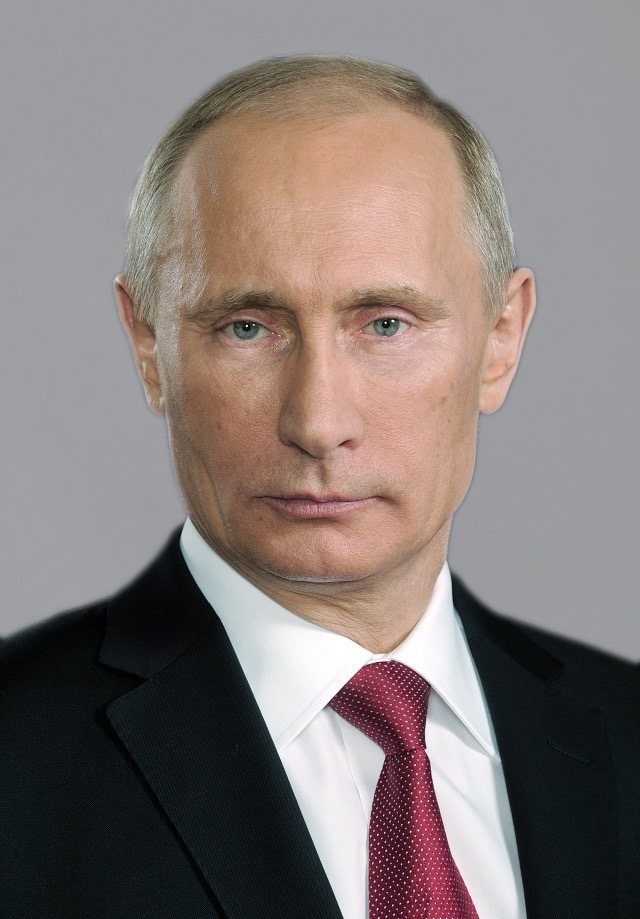
#> input picture OpenCV1/Putin.jpg, 640 x 919 px, found by its file name
$ python histogram2.py
#> lines starting #> are read from the running program, lines starting #| are printed output that depends on the picture; after the words box and inside, x2 and y2 are one past the last pixel; in counts of white or black regions, pixels touching at a corner belong together
#compute a color histogram for a RGB image
import cv2 as cv
import numpy as np
import matplotlib.pyplot as plt

img = cv.imread("/home/nishant/Documents/opencv/Putin.jpg")
#> img is the input picture: shape (919, 640, 3); mean B, G, R 119.5, 122.3, 132.8
cv.imshow("Original Image",img)

blank_img = np.zeros(img.shape[:2],dtype="uint8")

rec = cv.rectangle(blank_img,(81,53),(591,593),255,-1)
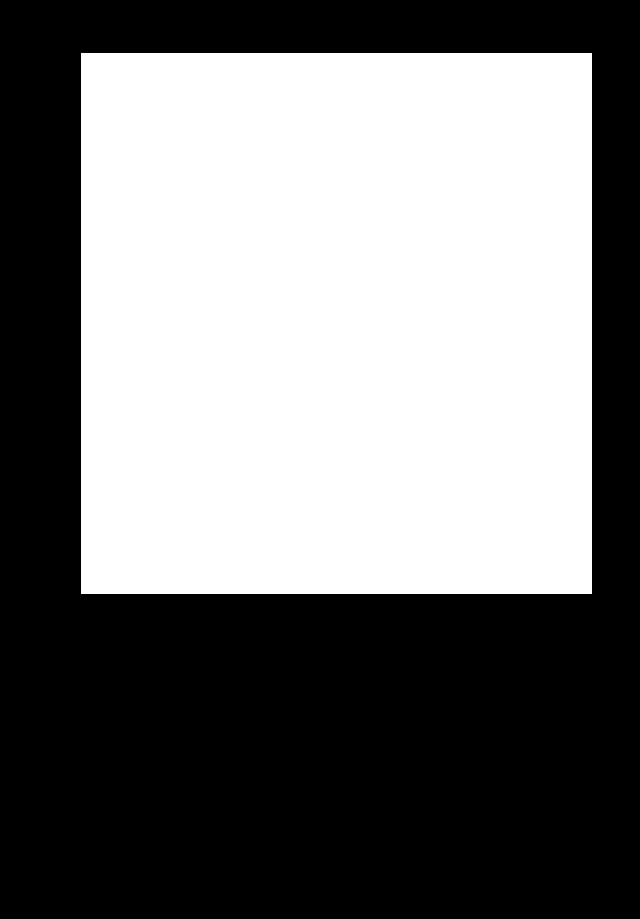
#> blank_img: shape (919, 640); 47% white; 1 white region, box (x1, y1, x2, y2) and area: (81, 53, 592, 594) 276451
masked_color_putin = cv.bitwise_and(img,img,mask=rec)
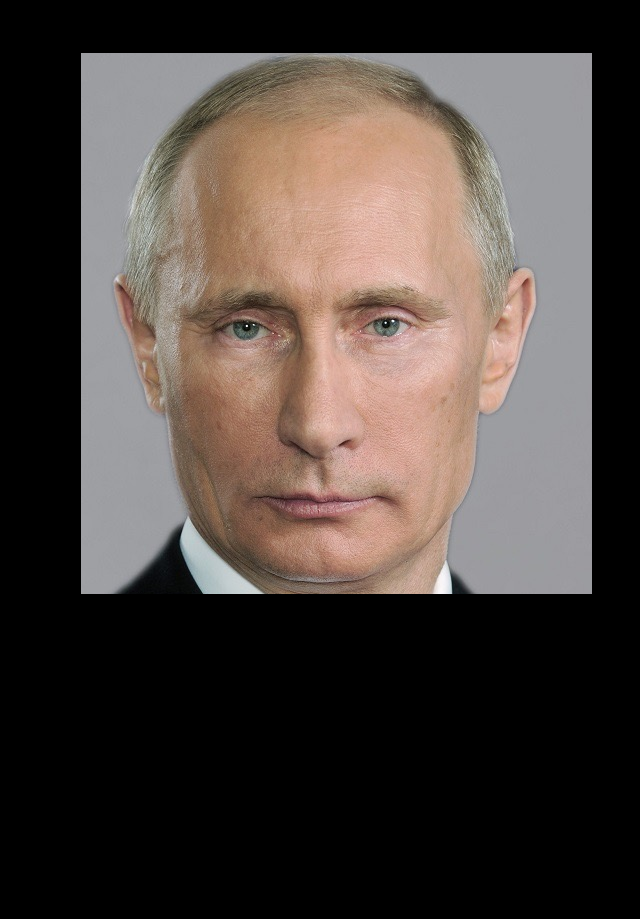
#> masked_color_putin: shape (919, 640, 3); mean B, G, R 62.5, 67.4, 76.8

cv.imshow("Color Putin Face",masked_color_putin)

colors = ('b','g','r') #tuple of colors

plt.figure()
plt.title("Coloured Histogram")
plt.xlabel("Bins")
plt.ylabel("Number of pixels")

col_channels = []
col_color = []

for i, column in enumerate(colors):
    #enumerate(colors)=0->'b',1->'g',2->'r'
    hist = cv.calcHist([img],[i],None,[256],[0,256])
    plt.plot(hist,color=column)
    plt.xlim([0,256])
    col_channels.append(i)
    col_color.append(column)
#> after the loop, col_channels = [0, 1, 2]; col_color = ['b', 'g', 'r']
plt.show()
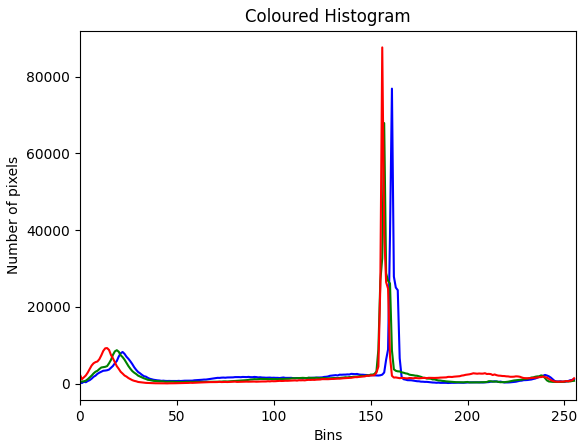
#> figure drawn by matplotlib, 1 panel; curve peaks at x = 161, y = 76872; curve peaks at x = 157, y = 67895; curve peaks at x = 156, y = 87618

print (col_channels) #col_channels = 0,1,2(values of i in the loop)
#| [0, 1, 2]
print (col_color)
#| ['b', 'g', 'r']

cv.waitKey(0)

$ run again, with OpenCV1/selfie.jpg copied over OpenCV1/Putin.jpg
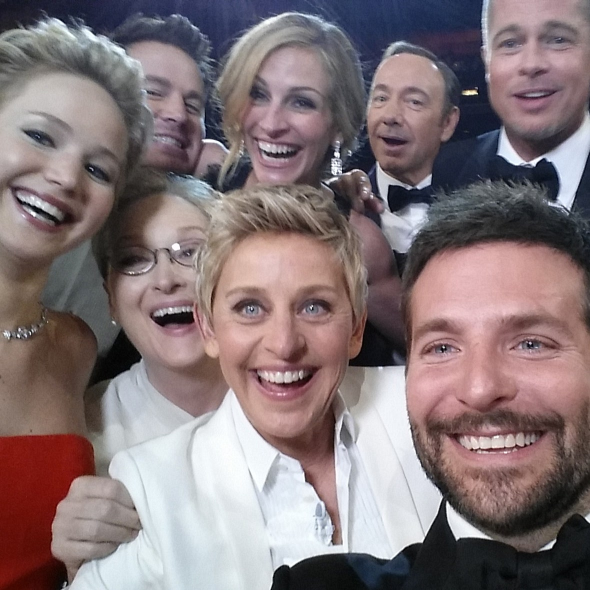
#> input picture OpenCV1/selfie.jpg, 1180 x 1180 px, found by its file name (shown at 1/2 size)
#> img is the input picture: shape (1180, 1180, 3); mean B, G, R 119.7, 117.2, 132.2
#> `rec = cv.rectangle(blank_img,(81,53),(591,593),255,-1)`:
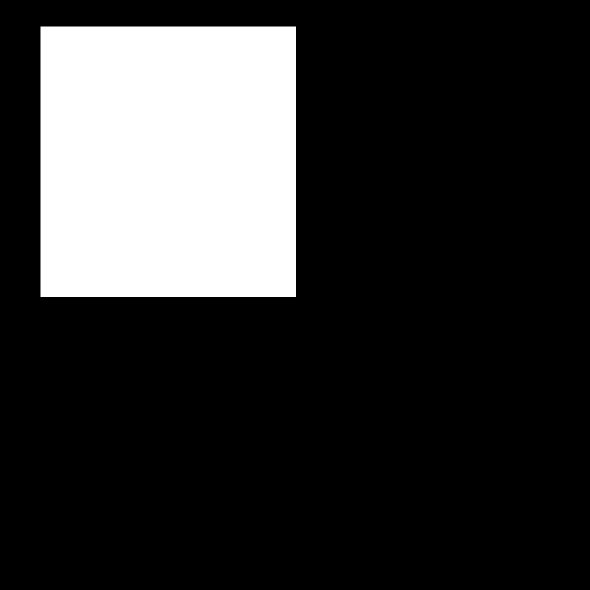
#> blank_img: shape (1180, 1180) (shown at 1/2 size); 19.9% white; 1 white region, box (x1, y1, x2, y2) and area: (81, 53, 592, 594) 276451
#> after the loop `for i, column in enumerate(colors):`: col_channels = [0, 1, 2]; col_color = ['b', 'g', 'r']
#> `plt.show()`:
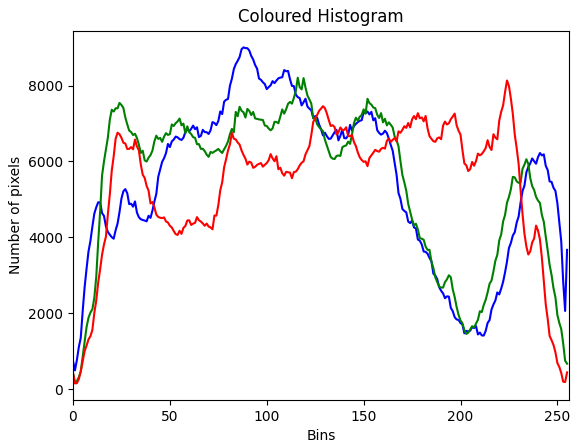
#> figure drawn by matplotlib, 1 panel; curve peaks at x = 88, y = 9005; curve peaks at x = 116, y = 8207; curve peaks at x = 224, y = 8133
#| [0, 1, 2]
#| ['b', 'g', 'r']
